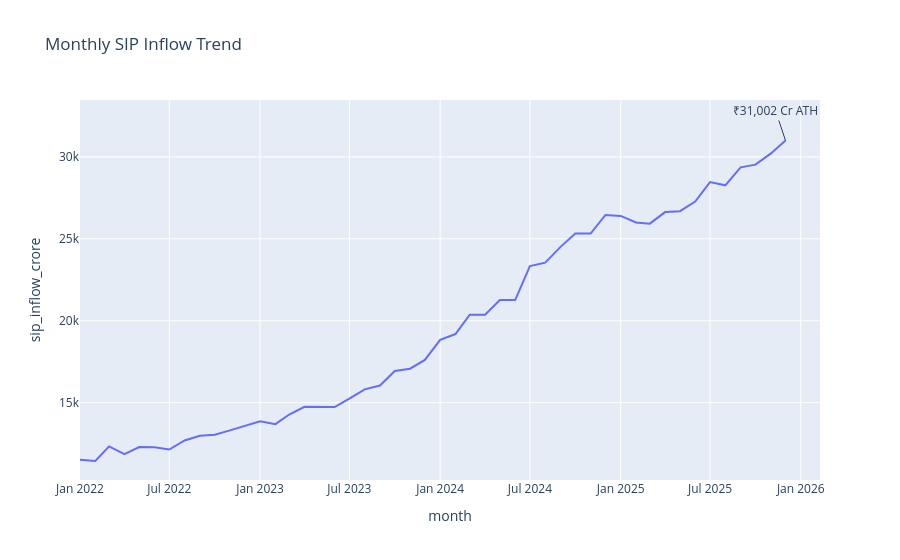

The cell this chart's notebook holds for it:
### Code cell
fig = px.line(
    sip,
    x='month',
    y='sip_inflow_crore',
    title='Monthly SIP Inflow Trend'
)

fig.add_annotation(
    x='2025-12-01',
    y=31002,
    text='₹31,002 Cr ATH'
)

fig.show()

### Figure 1 — Plotly figure (JSON) as saved in the notebook; plotly's stock layout.template omitted (floating-point values rounded to 4 significant figures)
{"data": [{"hovertemplate": "month=%{x}<br>sip_inflow_crore=%{y}<extra></extra>", "legendgroup": "", "line": {"color": "#636efa", "dash": "solid"}, "marker": {"symbol": "circle"}, "mode": "lines", "name": "", "orientation": "v", "showlegend": false, "type": "scatter", "x": ["2022-01-01T00:00:00", "2022-02-01T00:00:00", "2022-03-01T00:00:00", "2022-04-01T00:00:00", "2022-05-01T00:00:00", "2022-06-01T00:00:00", "2022-07-01T00:00:00", "2022-08-01T00:00:00", "2022-09-01T00:00:00", "2022-10-01T00:00:00", "2022-11-01T00:00:00", "2022-12-01T00:00:00", "2023-01-01T00:00:00", "2023-02-01T00:00:00", "2023-03-01T00:00:00", "2023-04-01T00:00:00", "2023-05-01T00:00:00", "2023-06-01T00:00:00", "2023-07-01T00:00:00", "2023-08-01T00:00:00", "2023-09-01T00:00:00", "2023-10-01T00:00:00", "2023-11-01T00:00:00", "2023-12-01T00:00:00", "2024-01-01T00:00:00", "2024-02-01T00:00:00", "2024-03-01T00:00:00", "2024-04-01T00:00:00", "2024-05-01T00:00:00", "2024-06-01T00:00:00", "2024-07-01T00:00:00", "2024-08-01T00:00:00", "2024-09-01T00:00:00", "2024-10-01T00:00:00", "2024-11-01T00:00:00", "2024-12-01T00:00:00", "2025-01-01T00:00:00", "2025-02-01T00:00:00", "2025-03-01T00:00:00", "2025-04-01T00:00:00", "2025-05-01T00:00:00", "2025-06-01T00:00:00", "2025-07-01T00:00:00", "2025-08-01T00:00:00", "2025-09-01T00:00:00", "2025-10-01T00:00:00", "2025-11-01T00:00:00", "2025-12-01T00:00:00"], "xaxis": "x", "y": [11517, 11438, 12328, 11863, 12286, 12276, 12140, 12694, 12976, 13040, 13306, 13573, 13856, 13687, 14276, 14749, 14749, 14734, 15245, 15814, 16042, 16928, 17073, 17610, 18838, 19187, 20371, 20371, 21262, 21262, 23332, 23547, 24509, 25323, 25320, 26459, 26400, 25999, 25926, 26632, 26688, 27274, 28464, 28265, 29361, 29529, 30200, 31002], "yaxis": "y"}], "layout": {"annotations": [{"text": "₹31,002 Cr ATH", "x": "2025-12-01", "y": 31002}], "legend": {"tracegroupgap": 0}, "title": {"text": "Monthly SIP Inflow Trend"}, "xaxis": {"anchor": "y", "domain": [0, 1], "title": {"text": "month"}}, "yaxis": {"anchor": "x", "domain": [0, 1], "title": {"text": "sip_inflow_crore"}}}}
